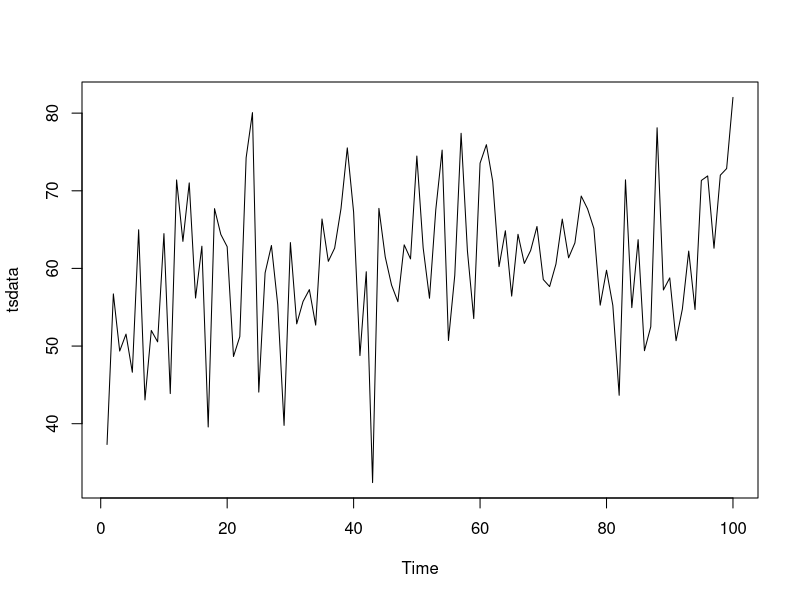
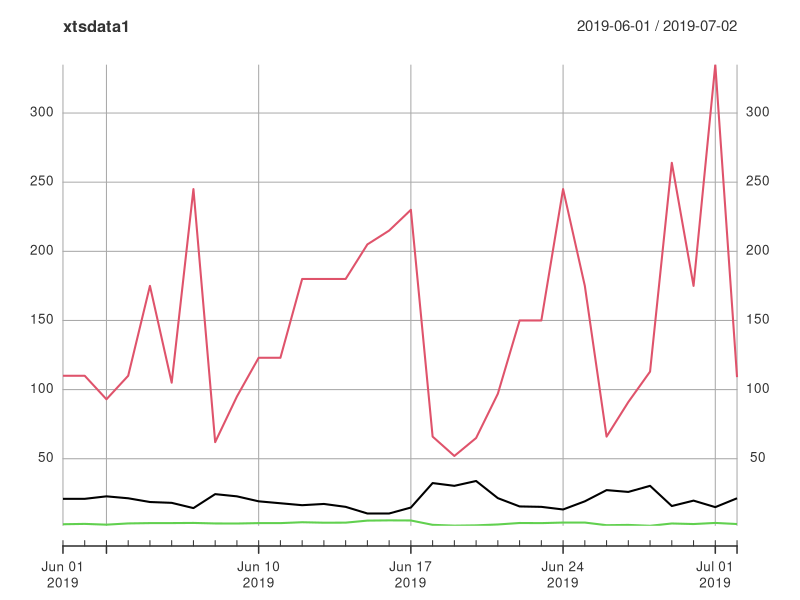
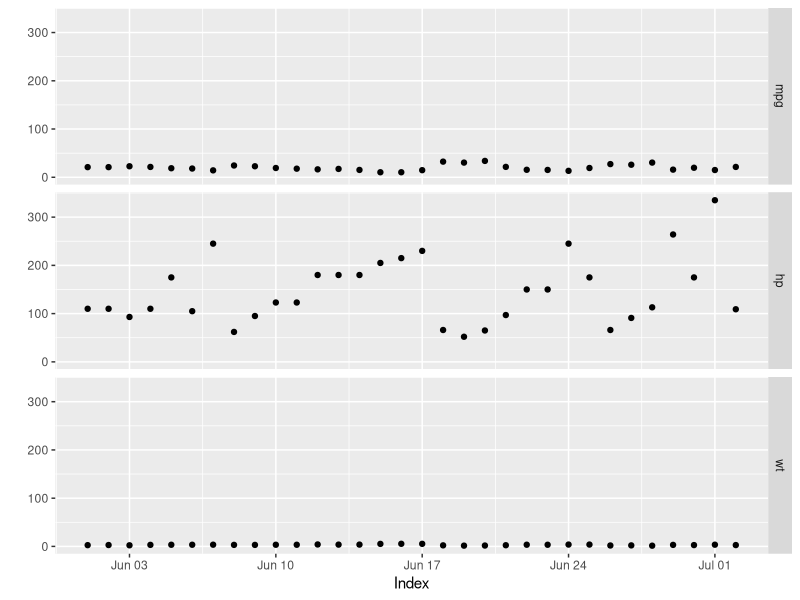
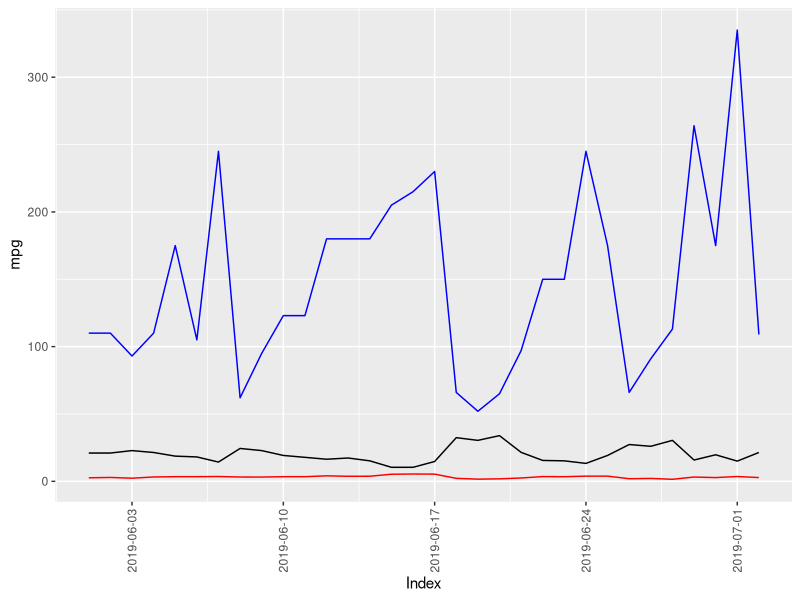

Write the R code that produced these figures, in order.


ts1 = ts(100)
data = rnorm(100, 60, 10)
tsdata = ts(data)
plot(tsdata)

#multiple Series

library(xts)
data1 = mtcars[c('mpg','hp','wt')]
dates1 = as.Date('2019-06-01') + 0:31
length(dates1)

?as.xts
xtsdata1 <- xts(x = data1, order.by = dates1)
xtsdata1
coredata(xtsdata1)

# POSIXct : with date and time
xtsdata2 <- xts(x = data1, order.by = as.POSIXct(dates1))
xtsdata2

#http://rstudio-pubs-static.s3.amazonaws.com/288218_117e183e74964557a5da4fc5902fc671.html

plot(xtsdata1)


# Create lastweek using the last 1 week of temps
last(xtsdata1, "5 days")
last(xtsdata1, "1 week")
last(xtsdata1, "2 month")
last(xtsdata1, "1 year")

# Last 3 days of first week
last(first(xtsdata1, '1 week'), '3 days') 

to.period(xtsdata1,period="quarters")
to.period(xtsdata1,period="month")
periodicity(xtsdata1)
nmonths(xtsdata1)
nyears(xtsdata1)
make.index.unique(xtsdata1,drop=TRUE)
align.time(xtsdata1, n=3600)
.indexwday(xtsdata1)
start(xtsdata1)
str(xtsdata1)

ep1=endpoints(xtsdata1,on="weeks",k=2)
period.apply(xtsdata1,INDEX=ep1,FUN=mean)
split(xtsdata1,f="weeks")
lapply(xtsdata1,FUN=mean) 

do.call(rbind,  lapply(split(xtsdata1,"months"), function(w) last(w,n="1 month")))

do.call(rbind,  lapply(split(xtsdata1,"years"),  cumsum)) 

#https://www.datacamp.com/community/blog/r-xts-cheat-sheet

library(xts)
library(ggplot2)
autoplot(xtsdata1, geom = "point",)
fortify(xtsdata1)
zoodata1 = fortify.zoo(xtsdata1) 


require(scales)
ggplot(zoodata1, aes(x = Index , y = mpg)) + geom_line() + scale_x_date(labels = date_format("%Y-%m-%d"), breaks = date_breaks("1 week")) + 
  theme(axis.text.x = element_text(angle = 90, vjust = 0.5, hjust=1)) + geom_line(aes(y=wt), color='red') + geom_line(aes(y=hp), color='blue')

